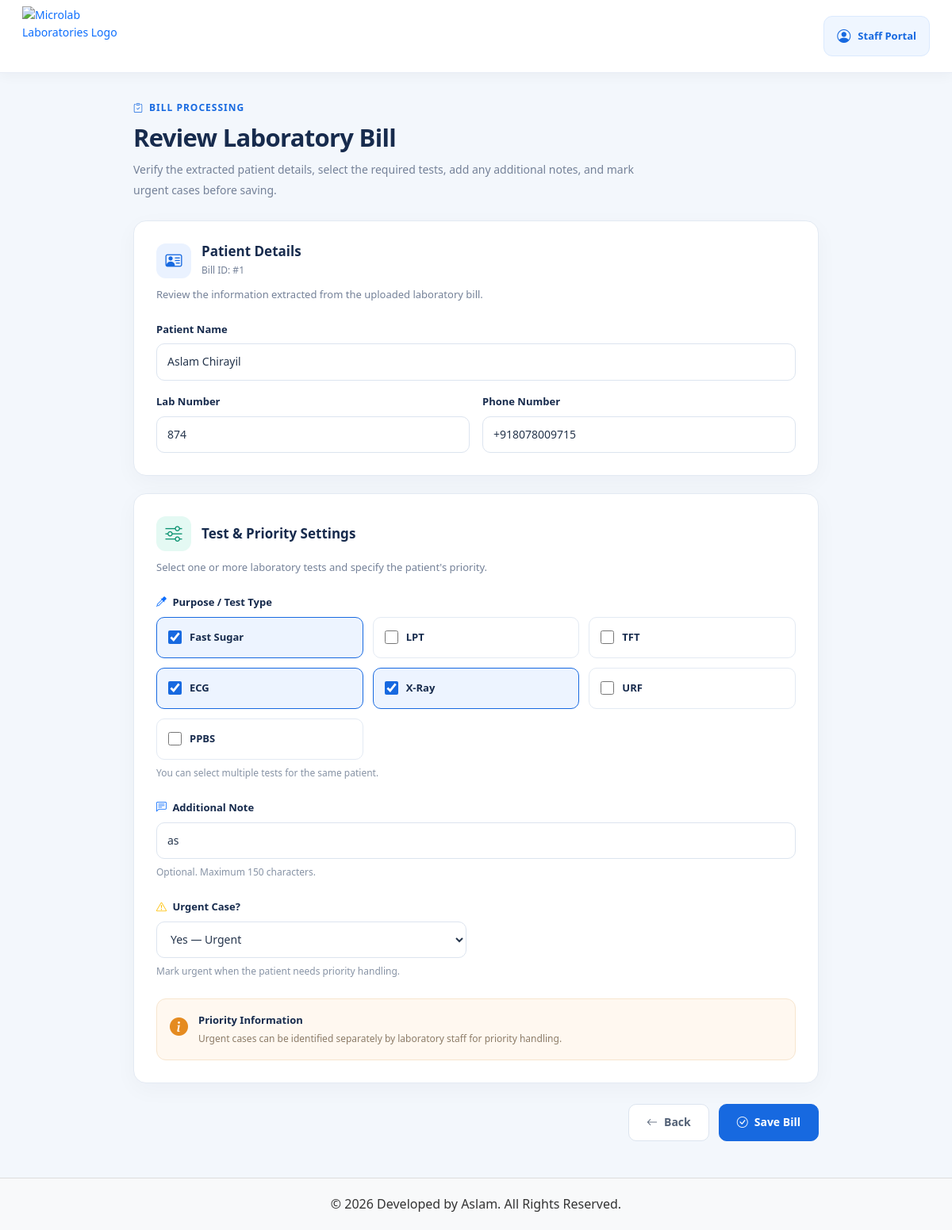
The page /review-bill/1/ on the database its author committed.
### time_app/models.py (models this page shows)
class Collection(models.Model):
    branch=models.ForeignKey(tbl_Branch, on_delete=models.CASCADE,null=True)
    patient_name = models.CharField(max_length=150)
    lab_number = models.CharField(max_length=50)
    phone = models.CharField(max_length=20, blank=True)
    purpose = models.TextField()
    urgent = models.BooleanField(default=False)
    note = models.CharField(max_length=150, blank=True)
    created_at = models.DateTimeField(auto_now_add=True)
    image = models.ImageField(upload_to="lab_bills/")
    ocr_text = models.TextField(blank=True)

### time_app/views.py (the view, shortened to what this page needs)
def review_bill(request, bill_id):
    bill = get_object_or_404(
        Collection,
        id=bill_id
    )
    return render(
        request,
        "review_bill.html",
        {
            "bill": bill,
        }
    )

### templates/review_bill.html (shortened to what this page needs)
{% load static %}
<!DOCTYPE html>
<html lang="en">
<head>
    <link href="https://cdn.jsdelivr.net/npm/bootstrap@5.3.3/dist/css/bootstrap.min.css" rel="stylesheet">
    <link href="https://cdn.jsdelivr.net/npm/bootstrap-icons@1.11.3/font/bootstrap-icons.css" rel="stylesheet">
</head>
<body>
    {% include "navbar.html" %}
    <main class="page-container">
        <header class="page-heading">
            <div class="page-eyebrow">
                <i class="bi bi-clipboard-check"></i>
                BILL PROCESSING
            </div>
            <h1>Review Laboratory Bill</h1>
            <p>
                Verify the extracted patient details, select the required tests,
                add any additional notes, and mark urgent cases before saving.
            </p>
        </header>
        <form method="POST"
              action="{% url 'review_bill' bill_id=bill.id %}"
              enctype="multipart/form-data">
            <section class="review-card">
                <div class="section-header">
                    <span class="section-icon">
                        <i class="bi bi-person-vcard"></i>
                    </span>
                    <div>
                        <h2 class="section-title">
                            Patient Details
                        </h2>
                        <div class="bill-id">
                            Bill ID: #{{ bill.id }}
                        </div>
                    </div>
                </div>
                <p class="section-subtitle">
                    Review the information extracted from the uploaded laboratory bill.
                </p>
                <div class="row g-3">
                    <div class="col-12">
                        <label class="field-label" for="patient_name">
                            Patient Name
                        </label>
                        <input type="text"
                               class="field-control"
                               id="patient_name"
                               name="patient_name"
                               value="{{ bill.patient_name }}"
                               maxlength="150"
                               autocomplete="name"
                               required>
                    </div>
                    <div class="col-md-6">
                        <label class="field-label" for="lab_number">
                            Lab Number
                        </label>
                        <input type="text"
                               class="field-control"
                               id="lab_number"
                               name="lab_number"
                               value="{{ bill.lab_number }}"
                               maxlength="50"
                               required>
                    </div>
                    <div class="col-md-6">
                        <label class="field-label" for="phone">
                            Phone Number
                        </label>
                        <input type="tel"
                               class="field-control"
                               id="phone"
                               name="phone"
                               value="{{ bill.phone }}"
                               maxlength="20"
                               autocomplete="tel">
                    </div>
                </div>
            </section>
            <section class="review-card">
                <div class="section-header">
                    <span class="section-icon green">
                        <i class="bi bi-sliders"></i>
                    </span>
                    <div>
                        <h2 class="section-title">
                            Test &amp; Priority Settings
                        </h2>
                    </div>
                </div>
                <p class="section-subtitle">
                    Select one or more laboratory tests and specify the patient's priority.
                </p>
                <div class="mb-4">
                    <label class="field-label">
                        <i class="bi bi-eyedropper me-1 text-primary"></i>
                        Purpose / Test Type
                    </label>
                    <div class="test-grid">
                        {% with selected_purposes=bill.purpose|default:"" %}
                            <label class="test-option">
                                <input type="checkbox"
                                       name="purpose"
                                       value="Fast Sugar"
                                       {% if "Fast Sugar" in selected_purposes %}checked{% endif %}>
                                <span>Fast Sugar</span>
                            </label>
                            <label class="test-option">
                                <input type="checkbox"
                                       name="purpose"
                                       value="LPT"
                                       {% if "LPT" in selected_purposes %}checked{% endif %}>
                                <span>LPT</span>
                            </label>
                            <label class="test-option">
                                <input type="checkbox"
                                       name="purpose"
                                       value="TFT"
                                       {% if "TFT" in selected_purposes %}checked{% endif %}>
                                <span>TFT</span>
                            </label>
                            <label class="test-option">
                                <input type="checkbox"
                                       name="purpose"
                                       value="ECG"
                                       {% if "ECG" in selected_purposes %}checked{% endif %}>
                                <span>ECG</span>
                            </label>
                            <label class="test-option">
                                <input type="checkbox"
                                       name="purpose"
                                       value="X-Ray"
                                       {% if "X-Ray" in selected_purposes %}checked{% endif %}>
                                <span>X-Ray</span>
                            </label>
                            <label class="test-option">
                                <input type="checkbox"
                                       name="purpose"
                                       value="URF"
                                       {% if "URF" in selected_purposes %}checked{% endif %}>
                                <span>URF</span>
                            </label>
                            <label class="test-option">
                                <input type="checkbox"
                                       name="purpose"
                                       value="PPBS"
                                       {% if "PPBS" in selected_purposes %}checked{% endif %}>
                                <span>PPBS</span>
                            </label>
                        {% endwith %}
                    </div>
                    <div class="field-help">
                        You can select multiple tests for the same patient.
                    </div>
                </div>
                <div class="mb-4">
                    <label class="field-label" for="note">
                        <i class="bi bi-chat-left-text me-1 text-primary"></i>
                        Additional Note
                    </label>
                    <input type="text"
                           class="field-control"
                           id="note"
                           name="note"
                           value="{{ bill.note }}"
                           maxlength="150"
                           placeholder="Enter any additional information">
                    <div class="field-help">
                        Optional. Maximum 150 characters.
                    </div>
                </div>
                <div class="row">
                    <div class="col-md-6">
                        <label class="field-label" for="urgent">
                            <i class="bi bi-exclamation-triangle me-1 text-warning"></i>
                            Urgent Case?
                        </label>
                        <select class="field-control"
                                id="urgent"
                                name="urgent">
                            <option value="yes"
                                {% if bill.urgent %}selected{% endif %}>
                                Yes — Urgent
                            </option>
                        </select>
                        <div class="field-help">
                            Mark urgent when the patient needs priority handling.
                        </div>
                    </div>
                </div>
                <div class="urgent-panel">
                    <i class="bi bi-info-circle-fill"></i>
                    <div>
                        <strong>Priority Information</strong>
                        <small>
                            Urgent cases can be identified separately by laboratory
                            staff for priority handling.
                        </small>
                    </div>
                </div>
            </section>
            <div class="form-actions">
                <a href="{% url 'home' %}" class="btn-back">
                    <i class="bi bi-arrow-left"></i>
                    Back
                </a>
                <button type="submit" class="btn-save">
                    <i class="bi bi-check-circle"></i>
                    Save Bill
                </button>
            </div>
        </form>
    </main>
    <footer class="page-footer">
        {% include "footer_1.html" %}
    </footer>
</body>
</html>

### templates/review_bill.html (style rules this page uses)
:root { --primary: #1769e0; --primary-dark: #1254bd; --text: #172b4d; --muted: #748198; --border: #e3eaf3; --background: #f3f7fc; --success: #08916f; --radius: 16px; }
* { box-sizing: border-box; }
html { width: 100%; min-height: 100%; overflow-x: hidden; }
body { width: 100%; min-height: 100vh; min-height: 100dvh; margin: 0; display: flex; flex-direction: column; overflow-x: hidden; background: var(--background); color: var(--text); font-family: "Segoe UI", Arial, sans-serif; font-size: 14px; line-height: 1.6; }
.page-container { width: 100%; max-width: 900px; margin: 36px auto 0; padding: 0 18px 20px; flex: 1 0 auto; }
.page-heading { margin-bottom: 26px; }
.page-eyebrow { display: inline-flex; align-items: center; gap: 7px; margin-bottom: 10px; color: var(--primary); font-size: 12px; font-weight: 800; letter-spacing: 1px; }
.page-heading h1 { margin: 0 0 9px; font-size: clamp(24px, 4vw, 31px); font-weight: 800; letter-spacing: -0.7px; }
.page-heading p { max-width: 650px; margin: 0; color: var(--muted); line-height: 1.8; }
.review-card { width: 100%; min-width: 0; margin-bottom: 22px; padding: 28px; background: #fff; border: 1px solid var(--border); border-radius: var(--radius); box-shadow: 0 8px 28px rgba(23, 32, 51, 0.035); }
.section-header { display: flex; align-items: center; gap: 13px; margin-bottom: 10px; }
.section-icon { display: inline-flex; flex-shrink: 0; align-items: center; justify-content: center; width: 44px; height: 44px; color: var(--primary); background: #eaf2ff; border-radius: 12px; font-size: 21px; }
.section-icon.green { color: var(--success); background: #e4f9f3; }
.section-title { margin: 0; font-size: 17px; font-weight: 800; }
.section-subtitle { margin: 0 0 23px; color: var(--muted); font-size: 13px; }
.bill-id { margin-top: 3px; color: var(--muted); font-size: 12px; }
.field-label { display: block; margin-bottom: 8px; font-size: 13px; font-weight: 750; }
.field-control { display: block; width: 100%; min-width: 0; min-height: 46px; padding: 11px 13px; color: #26364d; background: #fff; border: 1px solid #dce4ef; border-radius: 10px; outline: none; font: inherit; transition: border-color .2s, box-shadow .2s; }
.field-help { margin-top: 7px; color: #8793a5; font-size: 12px; line-height: 1.6; }
.test-grid { display: grid; grid-template-columns: repeat(3, minmax(0, 1fr)); gap: 12px; }
.test-option { position: relative; display: flex; align-items: center; gap: 10px; min-height: 52px; padding: 12px 14px; background: #fff; border: 1px solid var(--border); border-radius: 10px; cursor: pointer; transition: .2s; }
.test-option:has(input:checked) { border-color: var(--primary); background: #edf4ff; }
.test-option input { width: 17px; height: 17px; margin: 0; accent-color: var(--primary); flex-shrink: 0; }
.test-option span { font-size: 13px; font-weight: 650; }
.urgent-panel { display: flex; align-items: flex-start; gap: 13px; margin-top: 25px; padding: 16px; background: #fff8f0; border: 1px solid #f7e5ce; border-radius: 12px; }
.urgent-panel > i { flex-shrink: 0; color: #e58b20; font-size: 23px; }
.urgent-panel strong { display: block; margin-bottom: 3px; font-size: 13px; }
.urgent-panel small { display: block; color: #8c7b67; font-size: 12px; line-height: 1.7; }
.form-actions { display: flex; justify-content: flex-end; flex-wrap: wrap; gap: 12px; margin: 26px 0; }
.btn-back, .btn-save { display: inline-flex; align-items: center; justify-content: center; gap: 8px; min-height: 46px; padding: 11px 22px; border-radius: 10px; font-size: 14px; font-weight: 750; text-decoration: none; cursor: pointer; transition: background .2s, border-color .2s; }
.btn-back { color: #536176; background: #fff; border: 1px solid #dce4ef; }
.btn-save { color: #fff; background: var(--primary); border: 1px solid var(--primary); }
.page-footer { width: 100%; margin-top: auto; flex: 0 0 auto; padding: 0; }

### templates/navbar.html (style rules this page uses)
:root { --nav-primary: #1769e0; --nav-primary-dark: #1254bd; --nav-text: #172033; --nav-muted: #64748b; --nav-border: #e8edf5; --nav-danger: #dc3545; --nav-bg: #ffffff; --nav-height: 88px; --nav-mobile-height: 70px; }
body { padding-top: var(--nav-height); }

### rows shown on the page
Collection: id "1", patient_name "Aslam Chirayil", lab_number "874", phone "+918078009715", purpose "☑", note "as", urgent "Yes — Urgent"
